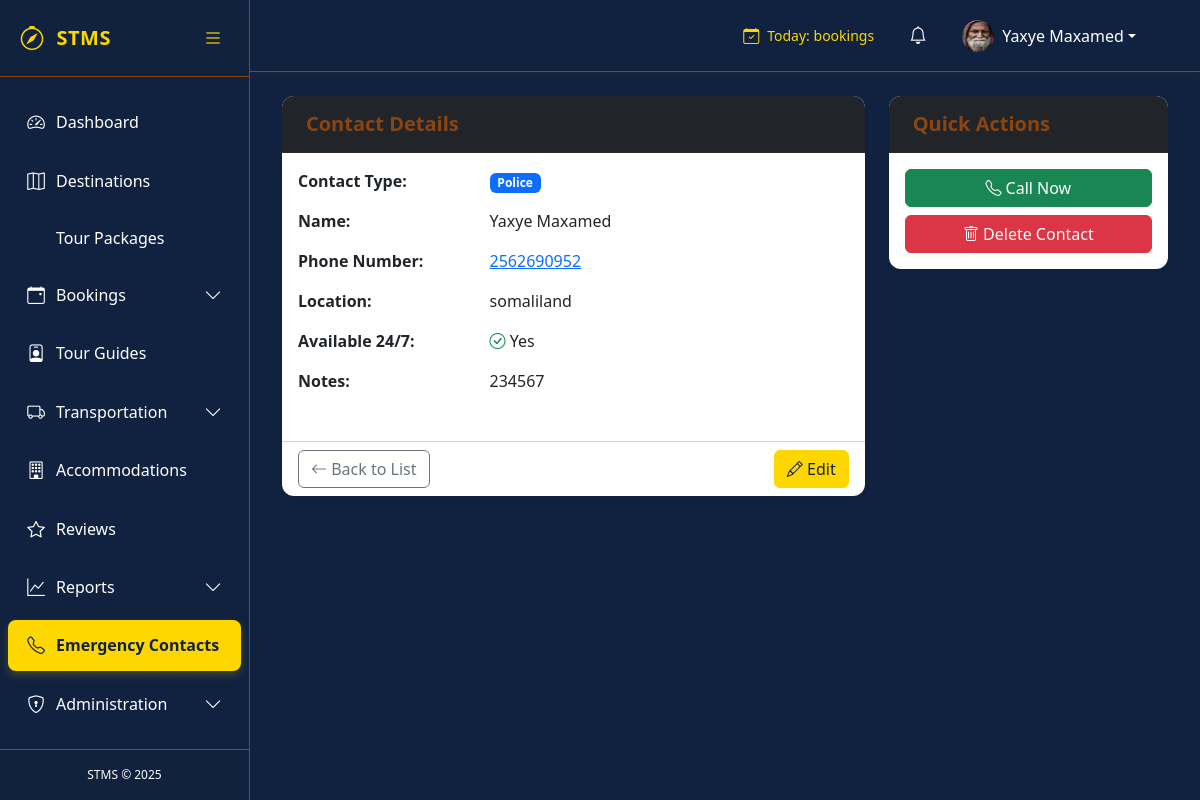
Screenshot of /emergency/2/ (signed in) with the database file from the repository.
### accounts/models.py (models this page shows, shortened)
class CustomUser(AbstractUser):
    USER_TYPE_CHOICES = (
        ('TOURIST', 'Tourist'),
        ('GUIDE', 'Tour Guide'),
        ('ADMIN', 'System Admin'),
    )
    STATUS_CHOICES = (
        ('PENDING', 'Waiting to approve'),
        ('APPROVED', 'Accepted'),
        ('REJECTED', 'Rejected'),
    )
    user_type = models.CharField(max_length=10, choices=USER_TYPE_CHOICES, default='TOURIST')
    status = models.CharField(max_length=10, choices=STATUS_CHOICES, default='PENDING')
    phone_number = models.CharField(max_length=20, blank=True, null=True)
    profile_picture = models.ImageField(upload_to='profile_pics/', blank=True, null=True)
    date_of_birth = models.DateField(blank=True, null=True)
    nationality = models.CharField(max_length=100, blank=True, null=True)
    preferred_language = models.CharField(max_length=10, blank=True, null=True)
    last_password_change = models.DateTimeField(null=True, blank=True)
    last_logout = models.DateTimeField(null=True, blank=True)
    objects = CustomUserManager()

### tms/models.py (models this page shows, shortened)
class EmergencyContact(models.Model):
    CONTACT_TYPES = (
        ('POLICE', _('Police')),
        ('HOSPITAL', _('Hospital')),
        ('AMBULANCE', _('Ambulance')),
        ('FIRE', _('Fire Department')),
        ('TOURISM_POLICE', _('Tourism Police')),
        ('EMBASSY', _('Embassy')),
    )
    name = models.CharField(_("Name"), max_length=100)
    contact_type = models.CharField(_("Type"), max_length=20, choices=CONTACT_TYPES)
    phone_number = models.CharField(_("Phone Number"), max_length=20)
    location = models.CharField(_("Location"), max_length=100)
    available_24_7 = models.BooleanField(_("Available 24/7"), default=True)
    notes = models.TextField(_("Notes"), blank=True)
    created_at = models.DateTimeField(auto_now_add=True)
    updated_at = models.DateTimeField(auto_now=True)
    class Meta:
        verbose_name = _("Emergency Contact")
        verbose_name_plural = _("Emergency Contacts")
        ordering = ['contact_type', 'name']

### tms/views.py (the view)
# urls.py: path('emergency/<int:pk>/', views.EmergencyContactDetailView.as_view(), name='emergency-detail'),
class EmergencyContactDetailView(DetailView):
    model = EmergencyContact
    template_name = 'tms/emergency/detail.html'
    context_object_name = 'contact'

### tms/templates/tms/emergency/detail.html (shortened to what this page needs)
{% extends "base.html" %}
{% block content %}
<div class="row">
    <div class="col-md-8">
        <div class="card border-0 shadow-sm">
            <div class="card-header bg-dark text-white">
                <h5 class="mb-0">Contact Details</h5>
            </div>
            <div class="card-body">
                <div class="row mb-3">
                    <div class="col-sm-4 fw-bold">Contact Type:</div>
                    <div class="col-sm-8">
                        <span class="badge bg-primary">
                            {{ contact.get_contact_type_display }}
                        </span>
                    </div>
                </div>
                <div class="row mb-3">
                    <div class="col-sm-4 fw-bold">Name:</div>
                    <div class="col-sm-8">{{ contact.name }}</div>
                </div>
                <div class="row mb-3">
                    <div class="col-sm-4 fw-bold">Phone Number:</div>
                    <div class="col-sm-8">
                        <a href="tel:{{ contact.phone_number }}">{{ contact.phone_number }}</a>
                    </div>
                </div>
                <div class="row mb-3">
                    <div class="col-sm-4 fw-bold">Location:</div>
                    <div class="col-sm-8">{{ contact.location }}</div>
                </div>
                <div class="row mb-3">
                    <div class="col-sm-4 fw-bold">Available 24/7:</div>
                    <div class="col-sm-8">
                        {% if contact.available_24_7 %}
                        <i class="bi bi-check-circle text-success"></i> Yes
                        {% else %}
                        <i class="bi bi-x-circle text-danger"></i> No
                        {% endif %}
                    </div>
                </div>
                {% if contact.notes %}
                <div class="row mb-3">
                    <div class="col-sm-4 fw-bold">Notes:</div>
                    <div class="col-sm-8">{{ contact.notes|linebreaks }}</div>
                </div>
                {% endif %}
            </div>
            <div class="card-footer bg-transparent">
                <div class="d-flex justify-content-between">
                    <a href="{% url 'tms:emergency-list' %}" class="btn btn-outline-secondary">
                        <i class="bi bi-arrow-left"></i> Back to List
                    </a>
                    {% if request.user.is_staff or request.user.user_type == 'MINISTRY' %}
                    <div>
                        <a href="{% url 'tms:emergency-update' pk=contact.pk %}" class="btn btn-primary">
                            <i class="bi bi-pencil"></i> Edit
                        </a>
                    </div>
                    {% endif %}
                </div>
            </div>
        </div>
    </div>
    <div class="col-md-4">
        <div class="card border-0 shadow-sm">
            <div class="card-header bg-dark text-white">
                <h5 class="mb-0">Quick Actions</h5>
            </div>
            <div class="card-body">
                <a href="tel:{{ contact.phone_number }}" class="btn btn-success w-100 mb-2">
                    <i class="bi bi-telephone"></i> Call Now
                </a>
                {% if request.user.is_staff or request.user.user_type == 'MINISTRY' %}
                <button type="button" class="btn btn-danger w-100" data-bs-toggle="modal" data-bs-target="#deleteModal">
                    <i class="bi bi-trash"></i> Delete Contact
                </button>
                {% endif %}
            </div>
        </div>
    </div>
</div>
{% endblock %}

### tms/templates/base.html (shortened to what this page needs)
<!DOCTYPE html>
<html lang="en">
<head>
    <link rel="stylesheet" href="https://cdnjs.cloudflare.com/ajax/libs/font-awesome/6.0.0/css/all.min.css">
    <link rel="stylesheet" href="https://cdn.jsdelivr.net/npm/bootstrap-icons@1.8.0/font/bootstrap-icons.css">
    <link href="https://cdn.jsdelivr.net/npm/bootstrap@5.3.0/dist/css/bootstrap.min.css" rel="stylesheet">
    <link rel="stylesheet" href="https://cdnjs.cloudflare.com/ajax/libs/font-awesome/6.0.0/css/all.min.css">
    <link rel="stylesheet" href="https://cdn.jsdelivr.net/npm/bootstrap-icons@1.10.0/font/bootstrap-icons.css">
</head>
<body>
    <div class="d-flex">
        <div class="sidebar" id="sidebar">
            <div class="sidebar-header">
                <a href="{% url 'tms:dashboard' %}" class="sidebar-brand">
                    <i class="bi bi-compass sidebar-brand-icon"></i>
                    <span id="sidebar-title">STMS</span>
                </a>
                <button class="toggle-btn" id="toggle-sidebar">
                    <i class="bi bi-list"></i>
                </button>
            </div>
            <div class="px-2 py-3" style="height: calc(100% - 120px); overflow-y: auto;">
                <ul class="nav flex-column">
                    <li class="nav-item">
                        <a class="nav-link {% if request.resolver_match.url_name == 'dashboard' %}active{% endif %}"
                            href="{% url 'tms:dashboard' %}">
                            <i class="bi bi-speedometer2"></i>
                            <span class="nav-link-text ms-2">Dashboard</span>
                        </a>
                    </li>
                    <li class="nav-item">
                        <a class="nav-link {% if 'destination' in request.resolver_match.url_name %}active{% endif %}"
                            href="{% url 'tms:destination-list' %}">
                            <i class="bi bi-map"></i>
                            <span class="nav-link-text ms-2">Destinations</span>
                        </a>
                    </li>
                    <li class="nav-item">
                        <a class="nav-link {% if 'package' in request.resolver_match.url_name %}active{% endif %}"
                            href="{% url 'tms:package-list' %}">
                            <span class="nav-link-text ms-2">Tour Packages</span>
                        </a>
                    </li>
                    <li class="nav-item">
                        <a class="nav-link {% if 'booking' in request.resolver_match.url_name %}active{% endif %}"
                            data-bs-toggle="collapse" href="#bookingsCollapse">
                            <i class="bi bi-calendar-event"></i>
                            <span class="nav-link-text ms-2">Bookings</span>
                            <i class="bi bi-chevron-down collapse-icon ms-auto"></i>
                        </a>
                    </li>
                    <li class="nav-item">
                        <a class="nav-link {% if 'guide' in request.resolver_match.url_name %}active{% endif %}"
                            href="{% url 'tms:guide-list' %}">
                            <i class="bi bi-person-badge"></i>
                            <span class="nav-link-text ms-2">Tour Guides</span>
                        </a>
                    </li>
                    <li class="nav-item">
                        <a class="nav-link {% if 'vehicle' in request.resolver_match.url_name %}active{% endif %}"
                            data-bs-toggle="collapse" href="#transportCollapse">
                            <i class="bi bi-truck"></i>
                            <span class="nav-link-text ms-2">Transportation</span>
                            <i class="bi bi-chevron-down collapse-icon ms-auto"></i>
                        </a>
                    </li>
                    <li class="nav-item">
                        <a class="nav-link {% if 'accommodation' in request.resolver_match.url_name %}active{% endif %}"
                            href="{% url 'tms:accommodation-list' %}">
                            <i class="bi bi-building"></i>
                            <span class="nav-link-text ms-2">Accommodations</span>
                        </a>
                    </li>
                    <li class="nav-item">
                        <a class="nav-link {% if 'review' in request.resolver_match.url_name %}active{% endif %}"
                            href="{% url 'tms:review-list' %}">
                            <i class="bi bi-star"></i>
                            <span class="nav-link-text ms-2">Reviews</span>
                        </a>
                    </li>
                    <li class="nav-item">
                        <a class="nav-link {% if 'report' in request.resolver_match.url_name %}active{% endif %}"
                            data-bs-toggle="collapse" href="#reportsCollapse">
                            <i class="bi bi-graph-up"></i>
                            <span class="nav-link-text ms-2">Reports</span>
                            <i class="bi bi-chevron-down collapse-icon ms-auto"></i>
                        </a>
                                </li>
                            </ul>
                        </div>
                    <li class="nav-item">
                        <a class="nav-link {% if 'emergency' in request.resolver_match.url_name %}active{% endif %}"
                            href="{% url 'tms:emergency-list' %}">
                            <i class="bi bi-telephone"></i>
                            <span class="nav-link-text ms-2">Emergency Contacts</span>
                        </a>
                    </li>
                    {% if request.user.is_staff or request.user.user_type == 'MINISTRY' %}
                    <li class="nav-item">
                        <a class="nav-link {% if 'admin' in request.resolver_match.url_name %}active{% endif %}"
                            data-bs-toggle="collapse" href="#adminCollapse">
                            <i class="bi bi-shield-lock"></i>
                            <span class="nav-link-text ms-2">Administration</span>
                            <i class="bi bi-chevron-down collapse-icon ms-auto"></i>
                        </a>
                    </li>
                    {% endif %}
            </div>
            <div class="sidebar-footer">
                STMS &copy; {% now "Y" %}
            </div>
        </div>
        <div class="main-content flex-grow-1" id="main-content">
            <nav class="navbar navbar-expand-lg navbar-light border-bottom">
                <div class="container-fluid">
                    <div class="collapse navbar-collapse" id="navbarSupportedContent">
                        <ul class="navbar-nav ms-auto align-items-center">
                            <li class="nav-item me-4">
                                <div class="d-flex align-items-center" style="color: var(--accent-color);">
                                    <i class="bi bi-calendar-check me-2"></i>
                                    <small>Today: <strong>{{ today_bookings }}</strong> bookings</small>
                                </div>
                            </li>
                            <li class="nav-item dropdown me-3">
                                <a class="nav-link position-relative" href="#" id="notificationsDropdown" role="button"
                                    data-bs-toggle="dropdown">
                                    <i class="bi bi-bell"></i>
                                </a>
                            </li>
                            <li class="nav-item dropdown">
                                <a class="nav-link dropdown-toggle d-flex align-items-center" href="#" id="userDropdown"
                                    role="button" data-bs-toggle="dropdown">
                                    {% if request.user.profile_picture %}
                                    <img src="{{ request.user.profile_picture.url }}" class="rounded-circle me-2"
                                        width="32" height="32" alt="Profile">
                                    {% else %}
                                    <div class="avatar-placeholder rounded-circle bg-accent text-dark d-flex align-items-center justify-content-center me-2"
                                        style="width: 32px; height: 32px;">
                                        {{ request.user.first_name|first|upper }}{{ request.user.last_name|first|upper }}
                                    </div>
                                    {% endif %}
                                    <span class="d-none d-md-inline">{{ request.user.get_full_name }}</span>
                                </a>
                                    </li>
                                </ul>
                    </div>
                </div>
            </nav>
            <div class="container-fluid py-4">
                {% block content %}{% endblock %}
            </div>
        </div>
</body>
</html>

### rows the page displays
CustomUser: user.profile_picture (picture), user.get_full_name "Yaxye Maxamed"
EmergencyContact: contact_type "Police", name "Yaxye Maxamed", phone_number "2562690952", location "somaliland", notes "234567"
